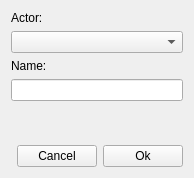
<?xml version="1.0" encoding="UTF-8"?>
<ui version="4.0">
 <class>ChangeActorNameDialog</class>
 <widget class="QWidget" name="ChangeActorNameDialog">
  <property name="windowModality">
   <enum>Qt::ApplicationModal</enum>
  </property>
  <property name="geometry">
   <rect>
    <x>0</x>
    <y>0</y>
    <width>194</width>
    <height>178</height>
   </rect>
  </property>
  <property name="windowTitle">
   <string>Change Actor Name</string>
  </property>
  <layout class="QGridLayout" name="gridLayout">
   <item row="2" column="0">
    <widget class="QLabel" name="label_2">
     <property name="text">
      <string>Name:</string>
     </property>
    </widget>
   </item>
   <item row="3" column="0">
    <widget class="QLineEdit" name="line_name"/>
   </item>
   <item row="0" column="0">
    <widget class="QLabel" name="label">
     <property name="text">
      <string>Actor:</string>
     </property>
    </widget>
   </item>
   <item row="1" column="0">
    <widget class="QComboBox" name="combo_actor"/>
   </item>
   <item row="5" column="0">
    <layout class="QHBoxLayout" name="horizontalLayout">
     <item>
      <spacer name="horizontalSpacer">
       <property name="orientation">
        <enum>Qt::Horizontal</enum>
       </property>
       <property name="sizeHint" stdset="0">
        <size>
         <width>40</width>
         <height>20</height>
        </size>
       </property>
      </spacer>
     </item>
     <item>
      <widget class="QPushButton" name="button_cancel">
       <property name="text">
        <string>Cancel</string>
       </property>
      </widget>
     </item>
     <item>
      <widget class="QPushButton" name="button_ok">
       <property name="text">
        <string>Ok</string>
       </property>
      </widget>
     </item>
    </layout>
   </item>
   <item row="4" column="0">
    <spacer name="verticalSpacer">
     <property name="orientation">
      <enum>Qt::Vertical</enum>
     </property>
     <property name="sizeHint" stdset="0">
      <size>
       <width>20</width>
       <height>40</height>
      </size>
     </property>
    </spacer>
   </item>
  </layout>
 </widget>
 <resources/>
 <connections/>
</ui>
